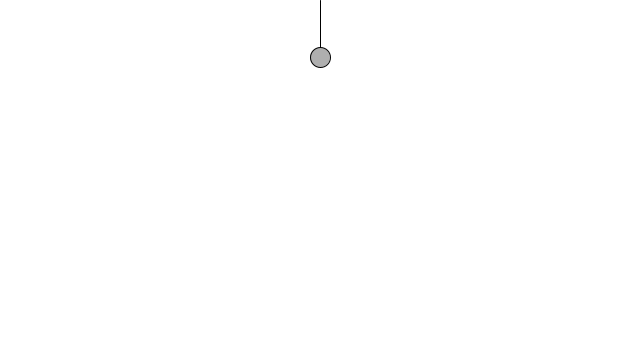
Frame 1 (no input)
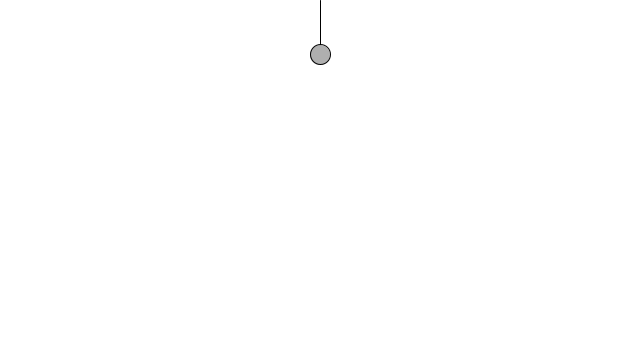
Frame 60 (the mouse pressed at the canvas centre just before this capture)
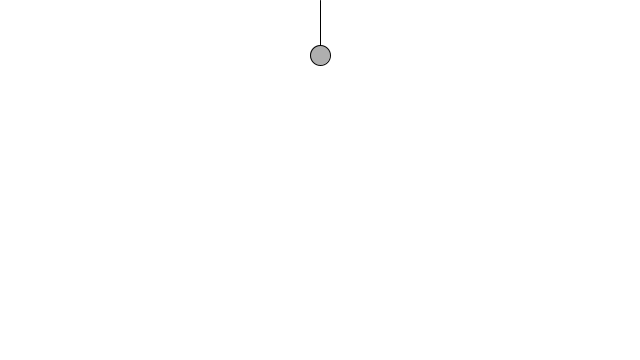
Frame 120 (the mouse held since frame 60 and released just before this capture)

The Processing sketch that drew these frames (run headless with seeded random() and noise(); from frame 60 on, the mouse is pressed at the canvas centre):

// Processing sketch: exo_3_6_Sin_Bob
// ── exo_3_6_Sin_Bob.pde
void setup(){
  size(640, 360);
}

void draw(){
  background(255);
  
  float period = 120;
  float amplitude = 100;
  float yT = sin(TWO_PI * (frameCount / period));
  float y = map(yT, -1, 1, 10, 100);
  
  stroke(0);
  fill(175);
  line(width/2, y, width/2, 0);
  ellipse(width/2, y, 20, 20);
}
